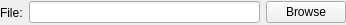
<?xml version="1.0" encoding="UTF-8"?>
<ui version="4.0">
 <class>RFileNameWidget</class>
 <widget class="QWidget" name="RFileNameWidget">
  <property name="geometry">
   <rect>
    <x>0</x>
    <y>0</y>
    <width>346</width>
    <height>25</height>
   </rect>
  </property>
  <property name="windowTitle">
   <string>Form</string>
  </property>
  <layout class="QHBoxLayout" name="horizontalLayout">
   <property name="margin">
    <number>0</number>
   </property>
   <item>
    <widget class="QLabel" name="label">
     <property name="text">
      <string>File:</string>
     </property>
    </widget>
   </item>
   <item>
    <widget class="QLineEdit" name="fileEdit">
     <property name="readOnly">
      <bool>true</bool>
     </property>
    </widget>
   </item>
   <item>
    <widget class="QPushButton" name="pushButton">
     <property name="text">
      <string>Browse</string>
     </property>
    </widget>
   </item>
  </layout>
 </widget>
 <resources/>
 <connections>
  <connection>
   <sender>pushButton</sender>
   <signal>clicked()</signal>
   <receiver>RFileNameWidget</receiver>
   <slot>browse()</slot>
   <hints>
    <hint type="sourcelabel">
     <x>305</x>
     <y>14</y>
    </hint>
    <hint type="destinationlabel">
     <x>261</x>
     <y>17</y>
    </hint>
   </hints>
  </connection>
 </connections>
 <slots>
  <slot>browse()</slot>
 </slots>
</ui>
